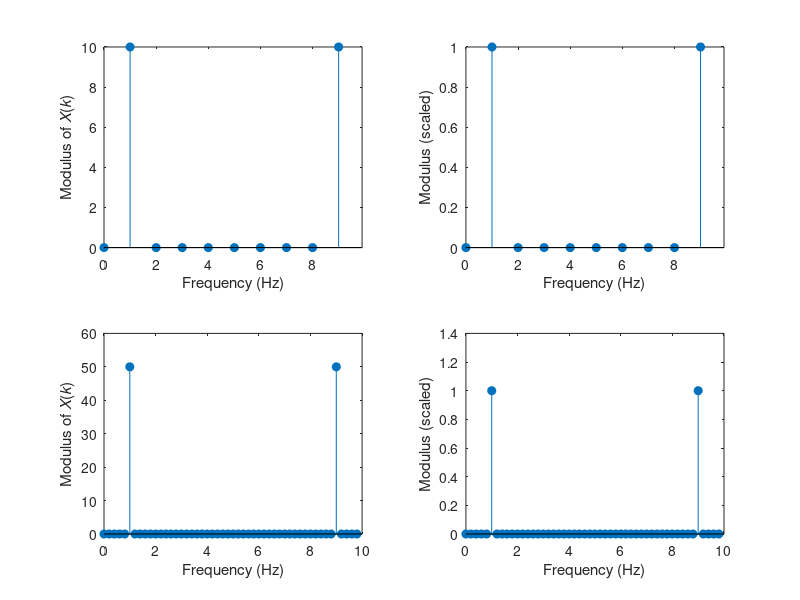

Source code (MATLAB):
% Clear all previous data
clear all

% Define parameters
A = 2; 
p = 1; 
Tp = 1 / p; 
fs = 10 / Tp;

% Define truncation periods
T1 = 1 * Tp; 
T2 = 5 * Tp;

% Define time variables
t1 = [0:1/fs:T1-1/fs];
t2 = [0:1/fs:T2-1/fs];

% Generate sampled and truncated signals
x1 = A * cos(2 * pi * p * t1);
x2 = A * cos(2 * pi * p * t2);

% Perform the DFT of each signal
X1 = fft(x1);
X2 = fft(x2);

% Calculate the lengths of each signal
N1 = length(x1); 
N2 = length(x2);

% Calculate the frequency variables
f1 = fs * (0:N1-1) / N1; 
f2 = fs * (0:N2-1) / N2;

% Plot the results (modulus) of 10-point DFT
subplot(2,2,1);
stem(f1, abs(X1), 'fill')
xlabel('Frequency (Hz)')
ylabel('Modulus of \itX\rm(\itk\rm)')
axis([0 9.9 0 10])

% Plot the results with scaled DFT coefficients
subplot(2,2,2);
stem(f1, abs(X1) / fs / T1, 'fill')
xlabel('Frequency (Hz)')
ylabel('Modulus (scaled)')
axis([0 9.9 0 1])

% Plot the results (modulus) of 50-point DFT
subplot(2,2,3);
stem(f2, abs(X2), 'fill')
xlabel('Frequency (Hz)')
ylabel('Modulus of \itX\rm(\itk\rm)')

% Plot the results with scaled DFT coefficients
subplot(2,2,4);
stem(f2, abs(X2) / fs / T2, 'fill')
xlabel('Frequency (Hz)')
ylabel('Modulus (scaled)')